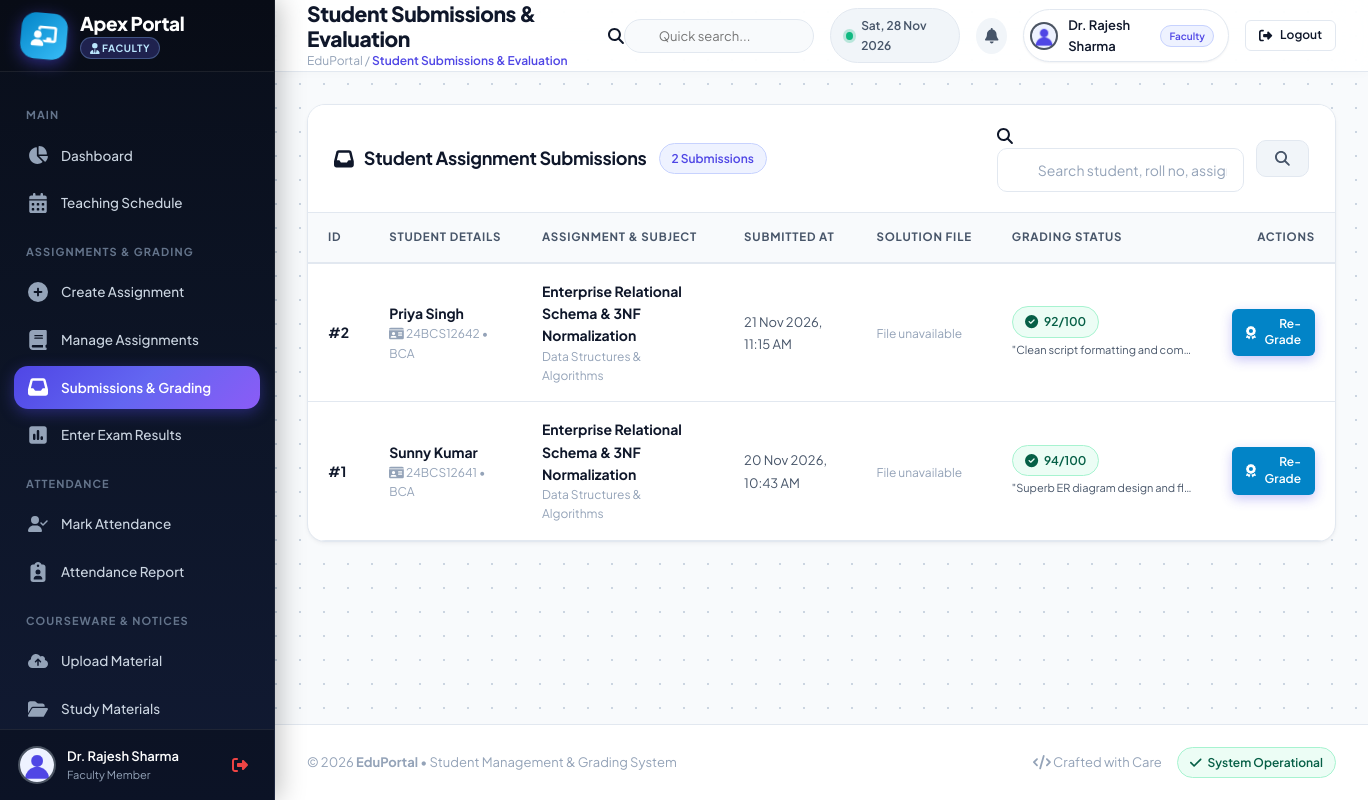
Page /faculty/view_submissions.php (signed in) on the committed database.
### tables this page shows
CREATE TABLE `submissions` (
  `submission_id` INT AUTO_INCREMENT PRIMARY KEY,
  `assignment_id` INT NOT NULL,
  `student_id` INT NOT NULL,
  `file_path` VARCHAR(255) NOT NULL,
  `submitted_at` TIMESTAMP DEFAULT CURRENT_TIMESTAMP,
  `marks` INT DEFAULT NULL,
  `feedback` TEXT DEFAULT NULL,
  `remarks` TEXT DEFAULT NULL,
  `status` ENUM('Submitted','Graded','Late') DEFAULT 'Submitted',
  CONSTRAINT `fk_sp_sub_asgn` FOREIGN KEY (`assignment_id`) REFERENCES `assignments` (`assignment_id`) ON DELETE CASCADE,
  CONSTRAINT `fk_sp_sub_stu` FOREIGN KEY (`student_id`) REFERENCES `students` (`student_id`) ON DELETE CASCADE
);

CREATE TABLE `users` (
  `id` INT AUTO_INCREMENT PRIMARY KEY,
  `name` VARCHAR(120) NOT NULL,
  `email` VARCHAR(120) NOT NULL UNIQUE,
  `password` VARCHAR(255) NOT NULL,
  `role` ENUM('admin', 'faculty', 'student') NOT NULL DEFAULT 'student',
  `profile_picture` VARCHAR(255) DEFAULT 'default.png',
  `phone` VARCHAR(30) DEFAULT NULL,
  `created_at` TIMESTAMP DEFAULT CURRENT_TIMESTAMP
);

CREATE TABLE `students` (
  `student_id` INT AUTO_INCREMENT PRIMARY KEY,
  `user_id` INT NOT NULL UNIQUE,
  `roll_no` VARCHAR(50) NOT NULL UNIQUE,
  `department_id` INT DEFAULT NULL,
  `course_id` INT DEFAULT NULL,
  `course` VARCHAR(100) DEFAULT 'BCA',
  `semester` INT NOT NULL DEFAULT 1,
  `admission_year` INT NOT NULL DEFAULT 2024,
  `gender` ENUM('Male','Female','Other') DEFAULT 'Male',
  `dob` DATE DEFAULT NULL,
  `address` TEXT DEFAULT NULL,
  `status` ENUM('Active','Graduated','Suspended') DEFAULT 'Active',
  `profile_picture` VARCHAR(255) DEFAULT NULL,
  `created_at` TIMESTAMP DEFAULT CURRENT_TIMESTAMP,
  CONSTRAINT `fk_sp_stu_course` FOREIGN KEY (`course_id`) REFERENCES `courses` (`course_id`) ON DELETE SET NULL,
  CONSTRAINT `fk_sp_stu_user` FOREIGN KEY (`user_id`) REFERENCES `users` (`id`) ON DELETE CASCADE
);

CREATE TABLE `assignments` (
  `assignment_id` INT AUTO_INCREMENT PRIMARY KEY,
  `subject_id` INT DEFAULT 1,
  `course_id` INT NOT NULL,
  `faculty_id` INT NOT NULL,
  `title` VARCHAR(255) NOT NULL,
  `description` TEXT NOT NULL,
  `deadline` DATE NOT NULL,
  `max_marks` INT DEFAULT 100,
  `file_path` VARCHAR(255) DEFAULT NULL,
  `created_at` TIMESTAMP DEFAULT CURRENT_TIMESTAMP
);

CREATE TABLE `subjects` (
  `subject_id` INT AUTO_INCREMENT PRIMARY KEY,
  `subject_name` VARCHAR(150) NOT NULL,
  `subject_code` VARCHAR(50) NOT NULL UNIQUE,
  `faculty_id` INT DEFAULT NULL,
  `course` VARCHAR(100) DEFAULT 'B.Tech CSE',
  `semester` INT DEFAULT 1,
  `created_at` TIMESTAMP DEFAULT CURRENT_TIMESTAMP
);

### config/db.php (called while the page is built, shortened)
<?php
$host = getenv('DB_HOST') ?: "127.0.0.1";
$user = getenv('DB_USER') ?: "root";
$password = getenv('DB_PASSWORD') !== false ? getenv('DB_PASSWORD') : "";
$database = getenv('DB_NAME') ?: "student_portal";
$port = getenv('DB_PORT') ? (int)getenv('DB_PORT') : 3306;
try {
    $con = @mysqli_connect($host, $user, $password, $database, $port);
} catch (Throwable $e) {
    $con = false;
}
mysqli_set_charset($con, "utf8mb4");
if ($con) {
    static $schema_checked = false;
    if (!$schema_checked) {
if (!function_exists('safe_num_rows')) {
    function safe_num_rows($result) {
        if ($result && is_object($result)) {
            return mysqli_num_rows($result);
        }
        return 0;
    }
}
    }
}
if (!function_exists('get_subject_col')) {
    function get_subject_col($con) {
        static $resolved_col = null;
        $res = @mysqli_query($con, "SHOW COLUMNS FROM `subjects` LIKE 'suject_name'");
        if ($res && safe_num_rows($res) > 0) {
            $resolved_col = 'suject_name';
        } else {
            $resolved_col = 'subject_name';
        }
        return $resolved_col;
    }
}
if (!function_exists('safe_fetch_assoc')) {
    function safe_fetch_assoc($result) {
        if ($result && is_object($result) && mysqli_num_rows($result) > 0) {
            return mysqli_fetch_assoc($result);
        }
        return [];
    }
}
?>

### faculty/view_submissions.php (the view, shortened to what this page needs)
<?php
include("../config/db.php");
$user_id = $_SESSION['user_id'];
$subj_col = get_subject_col($con);
$f_query = mysqli_query($con, "SELECT faculty_id FROM faculty WHERE user_id='$user_id' LIMIT 1");
$faculty = ($f_query && safe_num_rows($f_query) > 0) ? safe_fetch_assoc($f_query) : [];
$faculty_id = $faculty['faculty_id'] ?? 0;
$where_clauses = ["(a.faculty_id='$faculty_id' OR a.faculty_id IS NULL)"];
$search = "";
$where_sql = implode(" AND ", $where_clauses);
$query = mysqli_query($con, "
    SELECT s.*, u.name AS student_name, u.email, st.roll_no, st.course, a.title AS assignment_title, sub.`$subj_col` AS subject_name
    FROM submissions s
    JOIN students st ON s.student_id = st.student_id
    JOIN users u ON st.user_id = u.id
    JOIN assignments a ON s.assignment_id = a.assignment_id
    LEFT JOIN subjects sub ON a.subject_id = sub.subject_id
    WHERE $where_sql
    ORDER BY s.submission_id DESC
");
include("../includes/header.php");
include("../includes/sidebar_faculty.php");
include("../includes/navbar.php");
?>
<div class="card">
    <div class="card-header">
        <div style="display:flex; align-items:center; gap:12px; flex-wrap:wrap;">
            <h3><i class="fa-solid fa-inbox"></i> Student Assignment Submissions</h3>
            <span class="badge badge-primary"><?php echo safe_num_rows($query); ?> Submissions</span>
        </div>
        <div style="display:flex; align-items:center; gap:12px; flex-wrap:wrap;">
            <form method="GET" class="search-toolbar">
                <div class="search-input-group">
                    <i class="fa-solid fa-magnifying-glass"></i>
                    <input type="text" name="search" class="form-control" placeholder="Search student, roll no, assignment..." value="<?php echo htmlspecialchars($search); ?>">
                </div>
                <button type="submit" class="btn btn-secondary"><i class="fa-solid fa-search"></i></button>
            </form>
        </div>
    </div>
    <div class="card-body" style="padding:0;">
        <div class="table-responsive">
            <table class="custom-table">
                <thead>
                    <tr>
                        <th>ID</th>
                        <th>Student Details</th>
                        <th>Assignment & Subject</th>
                        <th>Submitted At</th>
                        <th>Solution File</th>
                        <th>Grading Status</th>
                        <th style="text-align:right;">Actions</th>
                    </tr>
                </thead>
                <tbody>
                    <?php if ($query && safe_num_rows($query) > 0): ?>
                        <?php while ($row = safe_fetch_assoc($query)):
                            $is_graded = isset($row['marks']) && $row['marks'] !== null;
                        ?>
                            <tr>
                                <td><strong>#<?php echo $row['submission_id']; ?></strong></td>
                                <td>
                                    <div style="font-weight:700; color:var(--text-primary);"><?php echo htmlspecialchars($row['student_name']); ?></div>
                                    <div style="font-size:12px; color:var(--text-muted);">
                                        <i class="fa-solid fa-id-card"></i> <?php echo htmlspecialchars($row['roll_no']); ?> &bull; <?php echo htmlspecialchars($row['course']); ?>
                                    </div>
                                </td>
                                <td>
                                    <strong><?php echo htmlspecialchars($row['assignment_title']); ?></strong>
                                    <div style="font-size:12px; color:var(--text-muted);"><?php echo htmlspecialchars($row['subject_name'] ?? 'General'); ?></div>
                                </td>
                                <td>
                                    <span style="font-size:13px; color:var(--text-secondary);">
                                        <?php echo date('d M Y, h:i A', strtotime($row['submitted_at'])); ?>
                                    </span>
                                </td>
                                <td>
                                    <?php if (!empty($row['file_path']) && file_exists("../uploads/submissions/" . $row['file_path'])): ?>
                                        <a href="../uploads/submissions/<?php echo urlencode($row['file_path']); ?>" class="btn btn-outline btn-sm" download>
                                            <i class="fa-solid fa-download"></i> Download Solution
                                        </a>
                                    <?php else: ?>
                                        <span style="color:#94a3b8; font-size:12px;">File unavailable</span>
                                    <?php endif; ?>
                                </td>
                                <td>
                                    <?php if ($is_graded): ?>
                                        <span class="badge badge-success"><i class="fa-solid fa-circle-check"></i> <?php echo $row['marks']; ?>/100</span>
                                        <?php if (!empty($row['remarks'])): ?>
                                            <div style="font-size:11px; color:#475569; margin-top:3px; max-width:180px; overflow:hidden; text-overflow:ellipsis; white-space:nowrap;">
                                                "<?php echo htmlspecialchars($row['remarks']); ?>"
                                            </div>
                                        <?php endif; ?>
                                    <?php else: ?>
                                        <span class="badge badge-warning"><i class="fa-solid fa-clock"></i> Pending Evaluation</span>
                                    <?php endif; ?>
                                </td>
                                <td style="text-align:right;">
                                    <a href="grade_assignment.php?id=<?php echo $row['submission_id']; ?>" class="btn btn-primary btn-sm" style="background:#0284c7;">
                                        <i class="fa-solid fa-award"></i> <?php echo $is_graded ? 'Re-Grade' : 'Grade'; ?>
                                    </a>
                                </td>
                            </tr>
                        <?php endwhile; ?>
                    <?php endif; ?>
                </tbody>
            </table>
        </div>
    </div>
</div>
<?php include("../includes/footer.php"); ?>

### rows in the picture
submissions: submission_id "2", users.name "Priya Singh", student.roll_no "24BCS12642", student.course "BCA", assignment.title "Enterprise Relational Schema & 3NF Normalization", subjects.subject_name "Data Structures & Algorithms", submitted_at "21 Nov 2026, 11:15 AM", shows "File unavailable", marks "92", remarks "Clean script formatting and com…", shows "Re-Grade"
submissions: submission_id "1", users.name "Sunny Kumar", student.roll_no "24BCS12641", student.course "BCA", assignment.title "Enterprise Relational Schema & 3NF Normalization", subjects.subject_name "Data Structures & Algorithms", submitted_at "20 Nov 2026, 10:43 AM", shows "File unavailable", marks "94", remarks "Superb ER diagram design and fl…", shows "Re-Grade"

### other values in the picture
$faculty_name "Dr. Rajesh Sharma"
$header_title "Student Submissions & Evaluation"
$user_name "Dr. Rajesh Sharma"
$user_role_label "Faculty"
safe_num_rows($query) "2"
